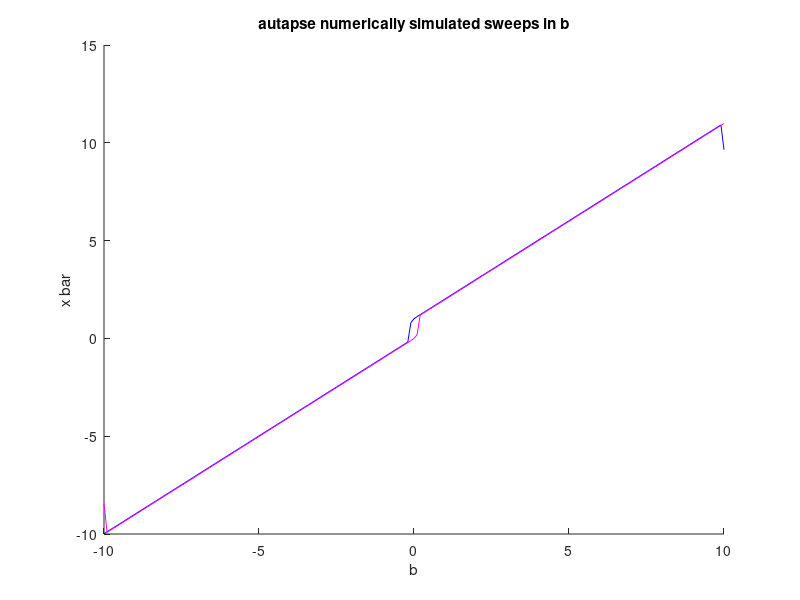

Here is the MATLAB script that generated this plot:
%Numerical simulation of an autapse described by a given equation
%For different values of stimulation b, steady-state x is plotted
 
tau = 1; % time is in multiples of tau
dt = 0.02; % fraction of tau
Trun = 100; % multiples of tau
Nrun = Trun/dt; % num timesteps
time=0:dt:Trun-dt; % multiples of tau
W=1; 
 
alpha = 8; % steepness of sigmod nonlinearity
 
%large to small 
b1=(10:-.1:-10); % instantaneous input to cells
%small to large 
b2 = (-10:.1:10);
  
s1=zeros(length(b1),Nrun); % synaptic activity of cells full trace
s2=zeros(length(b2),Nrun);
 
g1=zeros(1,Nrun); % instantaneous total conductance into cells
frate1=g1; % instantaneous firing rate of cells
g2=zeros(1,Nrun); % instantaneous total conductance into cells
frate2=g2; % instantaneous firing rate of cells
expfact1=0; % exp term in sigmoid transfer function
expfact2=0;
 
 
% initial conditions
s1(1,1) = 1.2;
s2(1,1) = 1.2;
 
%loop over all b's
for j=1:length(b1)
 
    if j~=1
        s1(j,1) = s1(j-1,end);
        s2(j,1) = s2(j-1,end);
    end
 
    g1(1) = W*s1(j,1)+b1(j); 
    expfact1=exp(alpha*(g1(1)-1/2)); 
    frate1 = expfact1./(1+expfact1);
    g2(1) = W*s2(j,1)+b2(j); 
    expfact2=exp(alpha*(g2(1)-1/2)); 
    frate2 = expfact2./(1+expfact2);
 
    for i=1:Nrun-1,
        s1(j,i+1) = s1(j,i) + dt*(-s1(j,i)+frate1+b1(j));
        s2(j,i+1) = s2(j,i) + dt*(-s2(j,i)+frate2+b2(j));
 
        g1(i+1) = W*s1(j,i+1)+b1(j); 
        expfact1 = exp(alpha*(g1(i+1)-1/2));
        frate1 = expfact1./(1+expfact1);
        g2(i+1) = W*s2(j,i+1)+b2(j); 
        expfact2 = exp(alpha*(g2(i+1)-1/2));
        frate2 = expfact2./(1+expfact2);
    end
 
end
 
figure(2);
clf
hold on
plot(b1,s1(:,99),'b');
plot(b2,s2(:,99),'m');
xlabel('b');
ylabel('x bar');
title('autapse numerically simulated sweeps in b');
hold off
